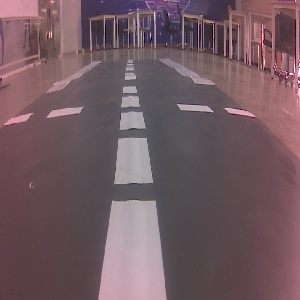
#> input picture data/camera-noobstacle.jpg, 300 x 300 px
$ python -i detect_lane.py   (imports and definitions only)
#> lines starting #> are read from the running program, lines starting #| are printed output that depends on the picture; after the words box and inside, x2 and y2 are one past the last pixel; in counts of white or black regions, pixels touching at a corner belong together
#> further down, picture is the input picture: shape (300, 300, 3); mean B, G, R 97.7, 90.7, 113.9
#!/usr/bin/env python3
"""
Module Phát hiện Lane (Lane Detector) cho Speed Track.
Thuật toán: Hybrid Lane Detection (Cách B)
- Quét tìm 2 đường biên trắng/đen
- Tìm vạch đứt khúc ở giữa trong vùng an toàn giữa 2 biên
- Fallback: Trả về trung điểm 2 biên nếu mất vạch
"""

import cv2
import numpy as np

class LaneDetector:
    def __init__(self, image_width=300, image_height=300):
        self.W = image_width
        self.H = image_height
        self.GRAY_THRESH = 180

    def process(self, frame):
        """
        Xử lý ảnh để tìm mục tiêu điều khiển.
        Returns:
            target_x (int): Điểm mục tiêu (tâm vạch giữa hoặc trung điểm 2 biên)
            L_n (int): Tọa độ biên trái (gần)
            R_n (int): Tọa độ biên phải (gần)
            has_center (bool): Có tìm thấy vạch giữa hay không
            dbg (np.array): Ảnh debug
        """
        # Nếu frame chưa đúng kích thước thì resize
        if frame.shape[1] != self.W or frame.shape[0] != self.H:
            resized = cv2.resize(frame, (self.W, self.H))
        else:
            resized = frame.copy()

        gray = cv2.cvtColor(resized, cv2.COLOR_BGR2GRAY)
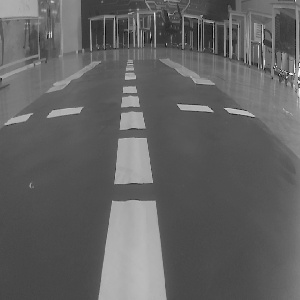
#> gray: shape (300, 300); min 10, max 254, mean 98.4
        _, thresh = cv2.threshold(gray, self.GRAY_THRESH, 255, cv2.THRESH_BINARY)
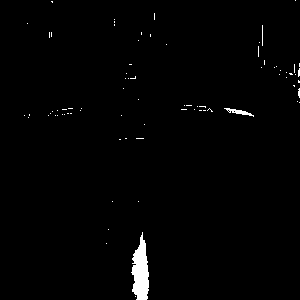
#> thresh: shape (300, 300); 1.3% white; 79 white regions (76 under 20 px), largest, box (x1, y1, x2, y2) and area: (131, 232, 149, 300) 793, (224, 108, 254, 117) 94, (262, 25, 263, 46) 21

        # Quét ở 2 khoảng cách: gần và xa
        y_near = int(self.H * 0.85)
        y_far = int(self.H * 0.55)

        def find_borders(y):
#> called with y = 255
            mid = self.W // 2
            L, R = 0, self.W - 1
            # Quét từ giữa ra lề trái
            for x in range(mid, 0, -1):
                if thresh[y, x] == 255:
                    L = x
                    break
            # Quét từ giữa ra lề phải
            for x in range(mid, self.W):
                if thresh[y, x] == 255:
                    R = x
                    break
            return L, R, (L + R) // 2

        L_n, R_n, mid_n = find_borders(y_near)
        L_f, R_f, mid_f = find_borders(y_far)

        # ---------------------------------------------------------
        # Tìm vạch trắng đứt khúc giữa bằng contour trong vùng an toàn
        # ---------------------------------------------------------
        roi_y = int(self.H * 0.70)
        roi_h = int(self.H * 0.25)
        roi = thresh[roi_y:roi_y+roi_h, :]
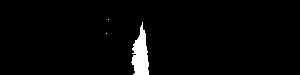
#> roi: shape (75, 300); 2.6% white; 3 white regions (2 under 20 px)

        # Mask chỉ giữ vùng giữa 2 biên (loại bỏ đường biên cản trở)
        margin = 15  # pixel margin tránh biên
        mask_roi = np.zeros_like(roi)

        left_safe = min(L_n, L_f) + margin
        right_safe = max(R_n, R_f) - margin

        if left_safe < right_safe:
            mask_roi[:, left_safe:right_safe] = roi[:, left_safe:right_safe]

        # Tìm contour (tương thích OpenCV 3 và OpenCV 4)
        cnts = cv2.findContours(mask_roi, cv2.RETR_EXTERNAL, cv2.CHAIN_APPROX_SIMPLE)
#> cnts = 3 contours, 2 with area under 20; largest, box (x1, y1, x2, y2) and area: (131, 22, 149, 75) 521
        contours = cnts[0] if len(cnts) == 2 else cnts[1]
#> contours has the same summary as cnts

        center_line_x = None
        has_center = False
        if contours:
            largest = max(contours, key=cv2.contourArea)
#> largest = contour of 58 points, box (x1, y1, x2, y2) (131, 22, 149, 75), area 521
            # Chỉ coi là vạch đứt khúc nếu diện tích đủ lớn (tránh nhiễu đốm nhỏ)
            if cv2.contourArea(largest) > 60:
                M = cv2.moments(largest)
#> M = moments, m00 521, centre m10/m00, m01/m00 = (140.3, 54.68)
                if M["m00"] > 0:
                    center_line_x = int(M["m10"] / M["m00"])
#> center_line_x = 140
                    has_center = True

        # =========================================================
        # TARGET SELECTION (FALLBACK LOGIC)
        # =========================================================
        # Ưu tiên bám vạch giữa. Nếu không có vạch (do rẽ gắt hoặc bóng râm), lấy trung điểm 2 lề đường.
        target_x = center_line_x if has_center else mid_n
#> target_x = 140

        # =========================================================
        # DEBUG VISUALIZATION
        # =========================================================
        dbg = resized.copy()
        # Vẽ vạch quét gần (màu vàng)
        cv2.line(dbg, (0, y_near), (self.W, y_near), (0, 255, 255), 1)
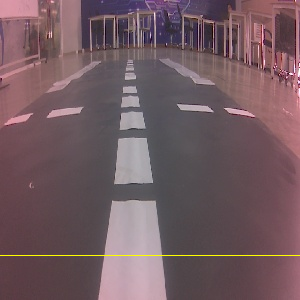
#> dbg: shape (300, 300, 3); 0.33% of pixels changed, all inside (x1, y1, x2, y2) = (0, 255, 300, 256)
        # Vẽ 2 biên quét được
        cv2.circle(dbg, (L_n, y_near), 4, (0, 0, 255), -1)
#> dbg: shape (300, 300, 3); 0.05% of pixels changed, all inside (x1, y1, x2, y2) = (141, 251, 150, 260)
        cv2.circle(dbg, (R_n, y_near), 4, (0, 0, 255), -1)
#> dbg: shape (300, 300, 3); mean B, G, R 97.3, 91.1, 114.5
        # Vẽ điểm trung điểm biên (Fallback)
        cv2.circle(dbg, (mid_n, y_near), 5, (255, 0, 0), -1)
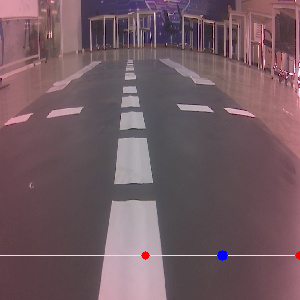
#> dbg: shape (300, 300, 3); mean B, G, R 97.4, 91, 114.4

        # Vẽ điểm vạch giữa (nếu có)
        if has_center:
            cv2.circle(dbg, (center_line_x, roi_y + roi_h//2), 5, (0, 255, 0), -1)
#> dbg: shape (300, 300, 3); 0.09% of pixels changed, all inside (x1, y1, x2, y2) = (135, 242, 146, 253)

        return target_x, L_n, R_n, has_center, dbg

>>> import cv2
>>> picture = cv2.imread('../../../data/camera-noobstacle.jpg')
>>> result = LaneDetector().process(picture)
#> result = 5 items
